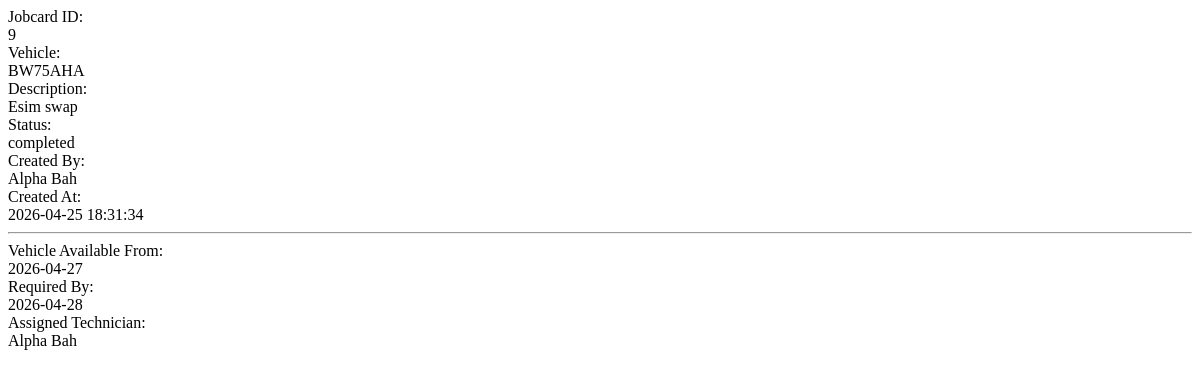
Before: /jobcards/details/9 with the older database file.
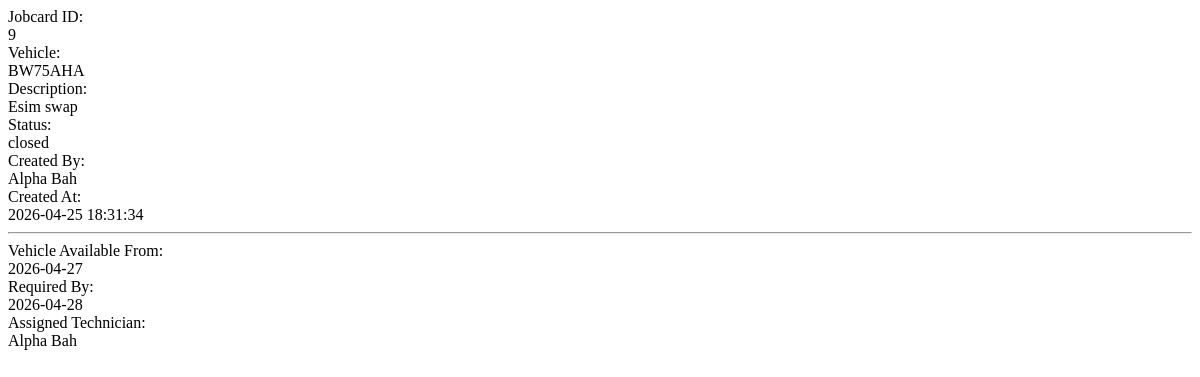
After: the same page with the newer database file.
### tables this page shows
CREATE TABLE jobcards (
            id INTEGER PRIMARY KEY AUTOINCREMENT,
            vehicle_id INTEGER NOT NULL,
            created_by INTEGER NOT NULL,
            assigned_to INTEGER,
            supervisor_id INTEGER,
            description TEXT NOT NULL,
            status TEXT NOT NULL DEFAULT 'pending_supervisor',
            created_at DATETIME DEFAULT CURRENT_TIMESTAMP,
            updated_at DATETIME DEFAULT CURRENT_TIMESTAMP
        , available_date TEXT, required_by TEXT);

### app.py (the view)
@app.route("/jobcards/details/<int:jobcard_id>")
def jobcard_details(jobcard_id):
    connection = sqlite3.connect("database.db")
    cursor = connection.cursor()
    jc = cursor.execute("""
    SELECT
        jobcards.id,
        vehicles.reg,
        jobcards.description,
        jobcards.status,
        creator.name AS creator_name,
        jobcards.created_at,
        jobcards.available_date,
        jobcards.required_by,
        tech.name AS technician_name
    FROM jobcards
    JOIN vehicles ON jobcards.vehicle_id = vehicles.id
    JOIN users AS creator ON jobcards.created_by = creator.id
    LEFT JOIN users AS tech ON jobcards.assigned_to = tech.id
    WHERE jobcards.id = ?
""", (jobcard_id,)).fetchone()
    connection.close()
    if not jc:
        return "<p>Jobcard not found.</p>"
    return render_template("jobcard_modal.html", jc=jc)

### app.py (called while the page is built)
@app.after_request
def add_header(response):
    if 'logo.png' in request.path:
        response.headers['Cache-Control'] = 'public, max-age=31536000'
    return response

### templates/jobcard_modal.html
<div class="container-fluid">
    <div class="row mb-2">
        <div class="col-4 fw-bold">Jobcard ID:</div>
        <div class="col-8">{{ jc[0] }}</div>
    </div>
    <div class="row mb-2">
        <div class="col-4 fw-bold">Vehicle:</div>
        <div class="col-8">{{ jc[1] }}</div>
    </div>
    <div class="row mb-2">
        <div class="col-4 fw-bold">Description:</div>
        <div class="col-8">{{ jc[2] }}</div>
    </div>
    <div class="row mb-2">
        <div class="col-4 fw-bold">Status:</div>
        <div class="col-8 text-capitalize">{{ jc[3] }}</div>
    </div>
    <div class="row mb-2">
        <div class="col-4 fw-bold">Created By:</div>
        <div class="col-8">{{ jc[4] }}</div>
    </div>
    <div class="row mb-3">
        <div class="col-4 fw-bold">Created At:</div>
        <div class="col-8">{{ jc[5] }}</div>
    </div>
    <hr>
    <div class="row mb-2">
        <div class="col-4 fw-bold">Vehicle Available From:</div>
        <div class="col-8">{{ jc[6] }}</div>
    </div>
    <div class="row mb-3">
        <div class="col-4 fw-bold">Required By:</div>
        <div class="col-8">{{ jc[7] }}</div>
    </div>
    {% if jc[8] %}
    <div class="row mb-2">
        <div class="col-4 fw-bold">Assigned Technician:</div>
        <div class="col-8">{{ jc[8] }}</div>
    </div>
    {% endif %}
</div>

Changed rows visible on the page:
changed jobcards "Esim swap": status "completed" → "closed"
